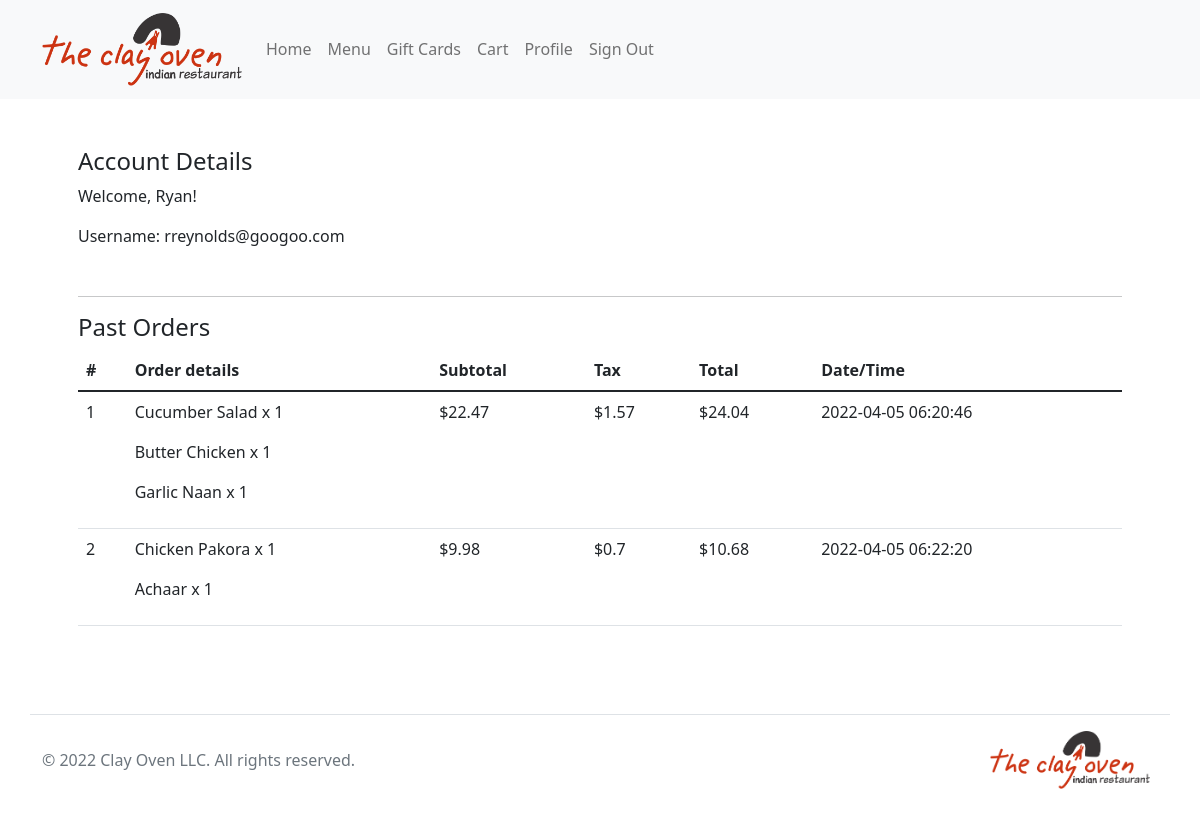
Page /user (signed in) on the committed database.
### tables this page shows
CREATE TABLE users(
'id' INTEGER PRIMARY KEY AUTOINCREMENT NOT NULL UNIQUE,
'email' TEXT NOT NULL,
'hash' TEXT NOT NULL,
'name' TEXT NOT NULL);

CREATE TABLE items(
id INTEGER PRIMARY KEY AUTOINCREMENT UNIQUE NOT NULL,
item TEXT NOT NULL,
price REAL NOT NULL,
desc TEXT,
categoryID INTEGER NOT NULL,
FOREIGN KEY (categoryID) REFERENCES category(id) 
);

CREATE TABLE orders(
    id INTEGER PRIMARY KEY AUTOINCREMENT NOT NULL,
   userID INTEGER NOT NULL,
    receivedAt DATETIME DEFAULT CURRENT_TIMESTAMP NOT NULL,
    selectedItems TEXT NOT NULL,
    subtotal REAL NOT NULL,
    tax REAL NOT NULL,
    tip REAL,
   total REAL NOT NULL,
    readyAt DATETIME, FOREIGN KEY (userID) REFERENCES users(id));

### app.py (the view)
@app.route("/user")
def useracc():
    with connect('restaurant.db') as conn:
        db = conn.cursor()
        rows = db.execute("SELECT name, email FROM users WHERE id=?", [session["user"]]).fetchall()
        name = rows[0][0].split(' ')[0]
        email = rows[0][1]
        results = db.execute("SELECT selectedItems, subtotal, tax, total, receivedAt FROM orders WHERE userID=?", [session["user"]]).fetchall()
        if not results is None:
            orders = {}
            orderInfo = {}
            names = {}
            order_count = 1
            for i in results:
                details = json.loads(i[0])
                subtotal = i[1]
                tax = i[2]
                total = i[3]
                datetime = i[4]
                print(details)
                orders.update({order_count : { "subtotal" : subtotal, "tax": tax, "total": total, "datetime": datetime}})
                for id in details:
                    names[id] = db.execute("SELECT item FROM items WHERE id=?", [id]).fetchall()[0][0]
                orderInfo.update({order_count: details})
                order_count += 1
            print(orders)
            print(orderInfo)
        return render_template('useracc.html', name=name, username=email, sesh=session["user"], orders=orders, details=orderInfo, items=names)

### app.py (called while the page is built)
@app.after_request
def after_request(response):
    response.headers["Cache-Control"] = "no-cache, no-store, must-revalidate"
    response.headers["Expires"] = 0
    response.headers["Pragma"] = "no-cache"
    return response

### templates/useracc.html (shortened to what this page needs)
{% extends 'layout.html' %}
{% block main %}
    <div class="p-5 mx-auto container">
        <h4>Account Details</h4>
            <p>Welcome, {{ name }}!</p>
            <p>Username: {{ username }}</p>
        <hr class="mt-5">
        <h4>Past Orders</h4>
        <table class="table">
            <thead>
            <tr>
                <th scope="col">#</th>
                <th scope="col">Order details</th>
                <th scope="col">Subtotal</th>
                <th scope="col">Tax</th>
                <th scope="col">Total</th>
                <th scope="col">Date/Time</th>
            </tr>
            </thead>
            <tbody>
                {% for i in orders %}
                <tr>
                    <td>{{i}}</td>
                    <td>
                        {% for j in details[i] %}
                        <p>{{items[j]}} x {{details[i][j]}}</p>
                        {% endfor %}
                    </td>
                    <td>${{orders[i]["subtotal"]}}</td>
                    <td>${{orders[i]["tax"]}}</td>
                    <td>${{orders[i]["total"]}}</td>
                    <td>{{orders[i]["datetime"]}}</td>
                </tr>
                {% endfor %}
            </tbody>
        </table>
    </div>
{% endblock %}

### templates/layout.html (shortened to what this page needs)
<!DOCTYPE html>
<html lang="en">
    <head>
        <link href="https://cdn.jsdelivr.net/npm/bootstrap@5.1.3/dist/css/bootstrap.min.css" rel="stylesheet">
        <link href="static/css/static.css" rel="stylesheet">
    </head>
    <body>
        <nav class="navbar navbar-expand-lg navbar-light bg-light">
            <div class="container-sm">
              <a class="navbar-brand" href="/">
                <img src="static/imgs/Logo.png" alt="Clay Oven Indian Restaurant Logo" class="align-text-mid logo">
              </a>
              <div class="collapse navbar-collapse" id="navbarNavDropdown">
                <ul class="navbar-nav">
                  <li class="nav-item">
                    <a class="nav-link" href="/">Home</a>
                  </li>
                  <li class="nav-item">
                    <a class="nav-link" href="/menu">Menu</a>
                  </li>
                  <li class="nav-item">
                    <a class="nav-link" href="/gift">Gift Cards</a>
                  </li>
                  {% if sesh == 0 %}
                  <li class="nav-item">
                    <a class="nav-link" href="/signin">Sign In</a>
                  </li>
                  {% else %}
                  <li class="nav-item">
                    <a class="nav-link" href="/cart">Cart</a>
                  </li>
                  <li class="nav-item">
                    <a class="nav-link" href="/user">Profile</a>
                  </li>
                  <li class="nav-item">
                    <a class="nav-link" href="/signout">Sign Out</a>
                  </li>
                  {% endif %}
                </ul>
              </div>
            </div>
          </nav>
        <main>
            {% block main %}
            {% endblock %}
        </main>
        <footer class="d-flex flex-wrap justify-content-between align-items-center py-3 my-4 border-top container-sm">
            <div class="col-md-4 d-flex align-items-center">
            <span class="text-muted">© 2022 Clay Oven LLC. All rights reserved.</span>
            </div>
            <ul class="nav col-md-4 justify-content-end list-unstyled d-flex">
                <a href="/" class="mb-3 me-2 mb-md-0 text-muted text-decoration-none lh-1">
                    <img src="static/imgs/Logo.png" alt="Clay Oven Indian Restaurant Logo" class="align-text-mid logo">
                </a>
            </ul>
        </footer>
    </body>
</html>

### static/css/static.css (style rules this page uses)
.logo { height: auto; width: 10em; }

### rows in the picture
users: email "rreynolds@googoo.com"
items: item "Cucumber Salad"
items: item "Butter Chicken"
items: item "Garlic Naan"
orders: subtotal "22.47", tax "1.57", total "24.04", receivedAt "2022-04-05 06:20:46"
items: item "Chicken Pakora"
items: item "Achaar"
orders: subtotal "9.98", tax "0.7", total "10.68", receivedAt "2022-04-05 06:22:20"

### other values in the picture
{{ name }} "Ryan"
{{ i }} "1" "2"
{{ details[i][j] }} "1" "1" "1" "1" "1"
